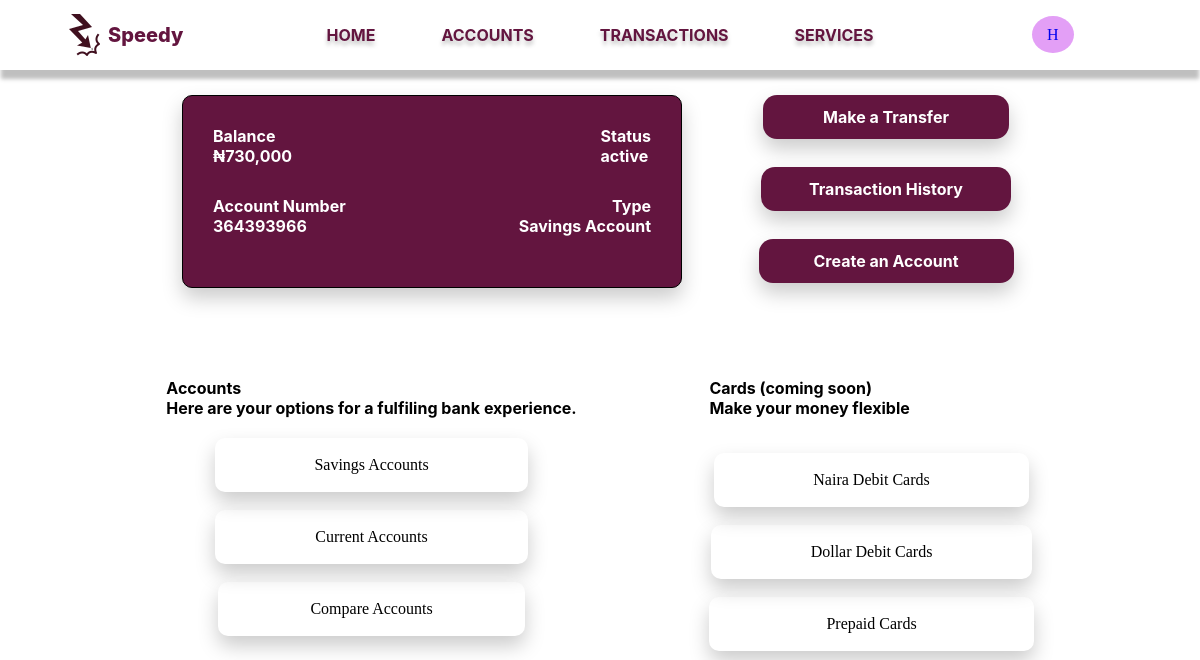
The app's page /HabibiMy/home (signed in) with its own data.
### app/models.py (models this page shows, shortened)
class Customer(db.Model):
  id = db.Column(db.Integer, primary_key=True)
  user_id = db.Column(db.Integer,db.ForeignKey('user.id'))
  first_name = db.Column(db.String(140))
  last_name = db.Column(db.String(140))
  email = db.Column(db.String(120), index=True, unique=True)
  phone_number = db.Column(db.String(204), unique=True)
  username = db.Column(db.String(200))
  address = db.relationship('Address', backref='customer', lazy='dynamic')
  dob = db.Column(db.DateTime)
  date_created= db.Column(db.DateTime, default=datetime.utcnow)
  bank_name = db.Column(db.String(240), default="Speedy")
  accounts = db.relationship('Account', backref='customer', lazy='dynamic')

class Account(db.Model):
  id = db.Column(db.Integer, primary_key=True)
  cus_id = db.Column(db.Integer, db.ForeignKey('customer.id'))
  account_number = db.Column(db.String(100), nullable=False)
  account_pin = db.Column(db.String(4))
  acc_type = db.Column(db.String(240))
  status = db.Column(db.String(10), default='active')
  balance = db.Column(db.Integer)
  bank_name = db.Column(db.String(240), default="Speedy", nullable=False)
  date_created = db.Column(db.DateTime, default=datetime.utcnow)
  req_clos = db.Column(db.String(3), default="No")
  transactions = db.relationship('Transaction', backref='account', lazy='dynamic')
  def parse_balance(self):
    balance = list(str(self.balance))
    num = len(str(self.balance))
    j = 0
    if num > 3:
      if num % 3 == 1:
        balance.insert(1, ",")
        for i in range(4, num):
          if i % 3 == 2:
            balance.insert(i+j, ",")
            j+=1
      if num % 3 == 2:
        balance.insert(2, ",")
        for i in range(4, num):
          if i % 3 == 0:
            balance.insert(i+j, ",")
            j+=1
      if num % 3 == 0:
        for i in range(2, num):
          if i % 3 == 0:
            balance.insert(i+j, ",")
            j+=1
    return "".join(balance)

### app/routes.py (the view)
@app.route('/<username>/home')
@login_required
def user_home(username):
    customer: Customer = Customer.query.filter_by(user_id=current_user.id).first()
    accounts = Account.query.filter_by(cus_id=customer.id).all()
    for account in accounts:
            if account.req_clos == 'Yes':
                accounts.remove(account)
    if username != customer.username:
        return redirect(url_for('user_home', username=customer.username))
    return render_template('user_home.html', username=username, customer=customer, account=accounts[0])

### app/models.py (called while the page is built)
@login.user_loader
def load_user(id):
  return User.query.get(int(id))

### app/templates/user_home.html (shortened to what this page needs)
{% extends 'nav-bar.html' %}
{% block content %}
<head>
    <link rel="stylesheet" href="{{ url_for('static', filename='styles/user_home.css'   ) }}">
</head>
    <div class="user_home">
        <div class="top-sec">
            <div class="bal-box">
                <div class="acc-sta">
                    <div class="balance">
                        <p>Balance</p>
                        <p>&#8358;{{ account.parse_balance() }}</p>
                    </div>
                    <div class="status">
                        <p>Status</p>
                        <p>{{ account.acc_type}}</p>
                    </div>
                </div>
                <div class="num-type">
                    <div class="num">
                        <p>Account Number</p>
                        <p>{{ account.account_number}}</p>
                    </div>
                    <div class="type">
                        <p>Type</p>
                        <p>Savings Account</p>
                    </div>
                </div>
            </div>
            <div class="act-btn">
                <a href="{{ url_for('transfer', username=customer.username) }}" class="transf">Make a Transfer</a><br>
                <a href="{{ url_for('transactions', username=customer.username) }}" class="transac">Transaction History</a><br>
                <a href="{{ url_for('create_acc', username=customer.username) }}" class="creat">Create an Account</a><br>
            </div>
        </div>
        <div class="bot-sec">
            <div class="accounts">
                <p>Accounts</p>
                <p>Here are your options for a fulfiling bank experience.</p>
                <div class="a-s">
                    <a href="{{ url_for('accounts', username=customer.username)}}" class="sav">Savings Accounts</a><br>
                    <a class="cur">Current Accounts</a><br>
                    <a href="{{ url_for('accounts', username=customer.username)}}" class="comp">Compare Accounts</a><br>
                </div>
            </div>
            <div class="cards">
                <p>Cards (coming soon)</p>
                <p>Make your money flexible</p>
                <div class="n-d">
                    <a class="nai">Naira Debit Cards</a><br>
                    <a class="dol">Dollar Debit Cards</a><br>
                    <a class="prep">Prepaid Cards</a><br>
                </div>
            </div>
        </div>
    </div>
</html>
{% endblock %}

### app/templates/nav-bar.html (shortened to what this page needs)
<!DOCTYPE html>
<html lang="en">
<head>
  <link rel="stylesheet" href="{{ url_for('static', filename='styles/nav-bar.css') }}">
</head>
<body>
  <div class="nav-bar">
    <div class="logo">
      <img src="{{ url_for('static', filename='images/logo.png') }}" alt="">
      <a href="">Speedy</a>
    </div>
    <div class="links">
      <a href="{{ url_for('user_home', username=customer.username)}}">HOME</a>
      <a href="{{ url_for('accounts', username=customer.username)}}">ACCOUNTS</a>
      <a href="{{ url_for('transactions', username=customer.username )}}">TRANSACTIONS</a>
      <a href="{{ url_for('services', username=customer.username) }}">SERVICES</a>
    </div>
    <div class="profile" title="View your profile">
      <a href="{{ url_for('profile', username=customer.username)}}">{{ customer.username[0] }}</a>
    </div>
  </div>
  <div class="content">
    {% block content %}
    {% endblock %}
</body>
</html>

### app/static/styles/nav-bar.css (style rules this page uses)
* { padding: 0; margin: 0; box-sizing: border-box; }
.nav-bar { min-width: 1015px; display: flex; justify-content: space-between; padding: 0 10%; height: 70px; align-items: center; background: #FFF; box-shadow: 0px 10px 4px -1px rgba(0, 0, 0, 0.25); }
.logo { width: 10%; display: flex; align-items: center; }
.logo a { color: #63153F; text-align: center; text-decoration: none; font-family: Inter; font-size: 20px; font-weight: 800; }
.links a { color: #63153F; padding: 0 33px; text-decoration: none; font-family: Inter; font-size: 16px; font-weight: 700; text-shadow: 0px 4px 4px rgba(0, 0, 0, 0.25); }
.profile a { padding: 10px 15px; background: #E39FF6; border-radius: 50%; text-decoration: none; }
.links { width: 30%; display: flex; justify-content: center; }
.profile { width: 10%; }
@media screen and (max-width: 1200px) { .nav-bar { padding: 0 5%; } }

### app/static/styles/user_home.css (style rules this page uses)
* { margin: 0; padding: 0; box-sizing: border-box; }
.user_home { width: 90vw; display: flex; flex-direction: column; align-items: center; margin: 25px auto; }
.top-sec { width: 90%; display: flex; justify-content: space-between; margin-bottom: 70px; }
.bal-box { min-width: 500px; margin: 0 0 0 7%; padding: 30px 30px; border-radius: 10px; border: 1px solid #000; background: #63153F; box-shadow: 0px 10px 20px 0px #ccc; }
.bal-box p { color: #FFF; font-family: Inter; font-size: 16px; font-weight: 700; }
.acc-sta { display: flex; justify-content: space-between; margin-bottom: 30px; }
.num-type { display: flex; justify-content: space-between; }
.type { display: flex; flex-direction: column; align-items: flex-end; }
.act-btn { min-width: 400px; display: flex; flex-direction: column; align-items: center; }
.act-btn a { color: #fff; text-decoration: none; font-family: Inter; font-size: 16px; font-weight: 700; border-radius: 14px; background: #63153F; box-shadow: 0px 10px 20px 0px #ccc; transition: background-color 0.3s, transform 0.3s; }
.act-btn .transf { padding: 12px 60px; margin-bottom: 10px; }
.act-btn .transac { padding: 12px 48px; margin-bottom: 10px; }
.act-btn .creat { padding: 12px 55px; margin-bottom: -13px; }
.bot-sec { margin: 0 auto; display: flex; justify-content: center; min-width: 1000px; }
.accounts { padding: 20px; min-width: 300px; margin: 0 auto; }
.accounts p { color: #000; font-family: Inter; font-size: 16px; font-weight: 700; }
.accounts a { color: #000; text-decoration: none; border-radius: 10px; box-shadow: 0px 10px 20px 0px #ccc; transition: background-color 0.3s, transform 0.3s; }
.a-s { display: flex; flex-direction: column; align-items: center; margin: 20px 0; }
.a-s .sav { padding: 18px 99px; }
.a-s .cur { padding: 18px 100px; }
.a-s .comp { padding: 18px 92px; }
.cards { padding: 20px; min-width: 300px; margin: 0 auto; }
.cards p { color: #000; font-family: Inter; font-size: 16px; font-weight: 700; }
.cards a { color: #000; text-decoration: none; border-radius: 10px; box-shadow: 0px 10px 20px 0px #ccc; transition: background-color 0.3s, transform 0.3s, color 0.3s; }
.n-d { display: flex; flex-direction: column; align-items: center; margin: 20px 0; margin-top: 35px; }
.n-d .nai { padding: 18px 99px; }
.n-d .dol { padding: 18px 100px; }
.n-d .prep { padding: 18px 117px; }

### records on screen
Customer: username "H"
Account: parse_balance "730,000", acc_type "active", account_number "364393966"
